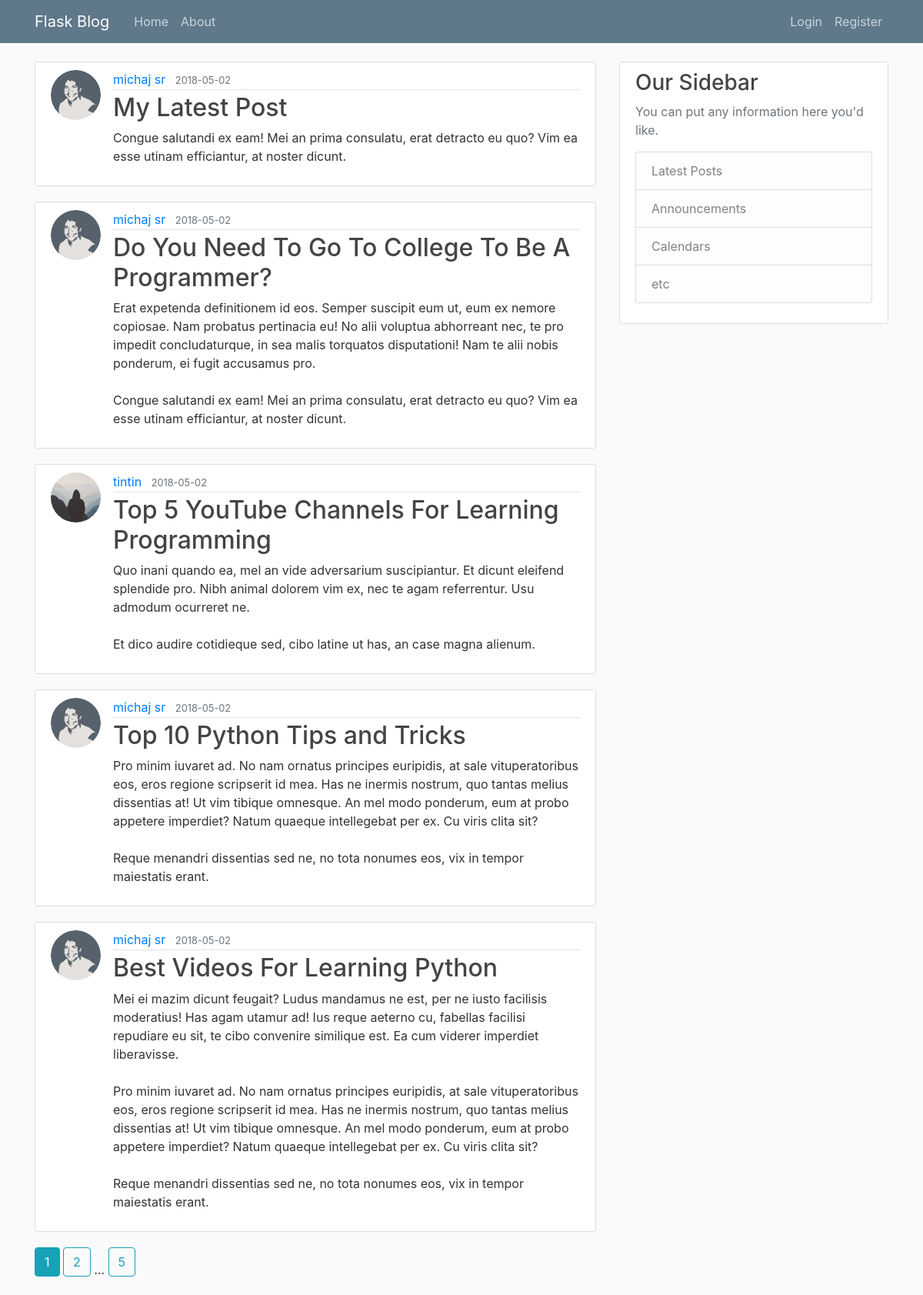
Page /home on the earlier database version.
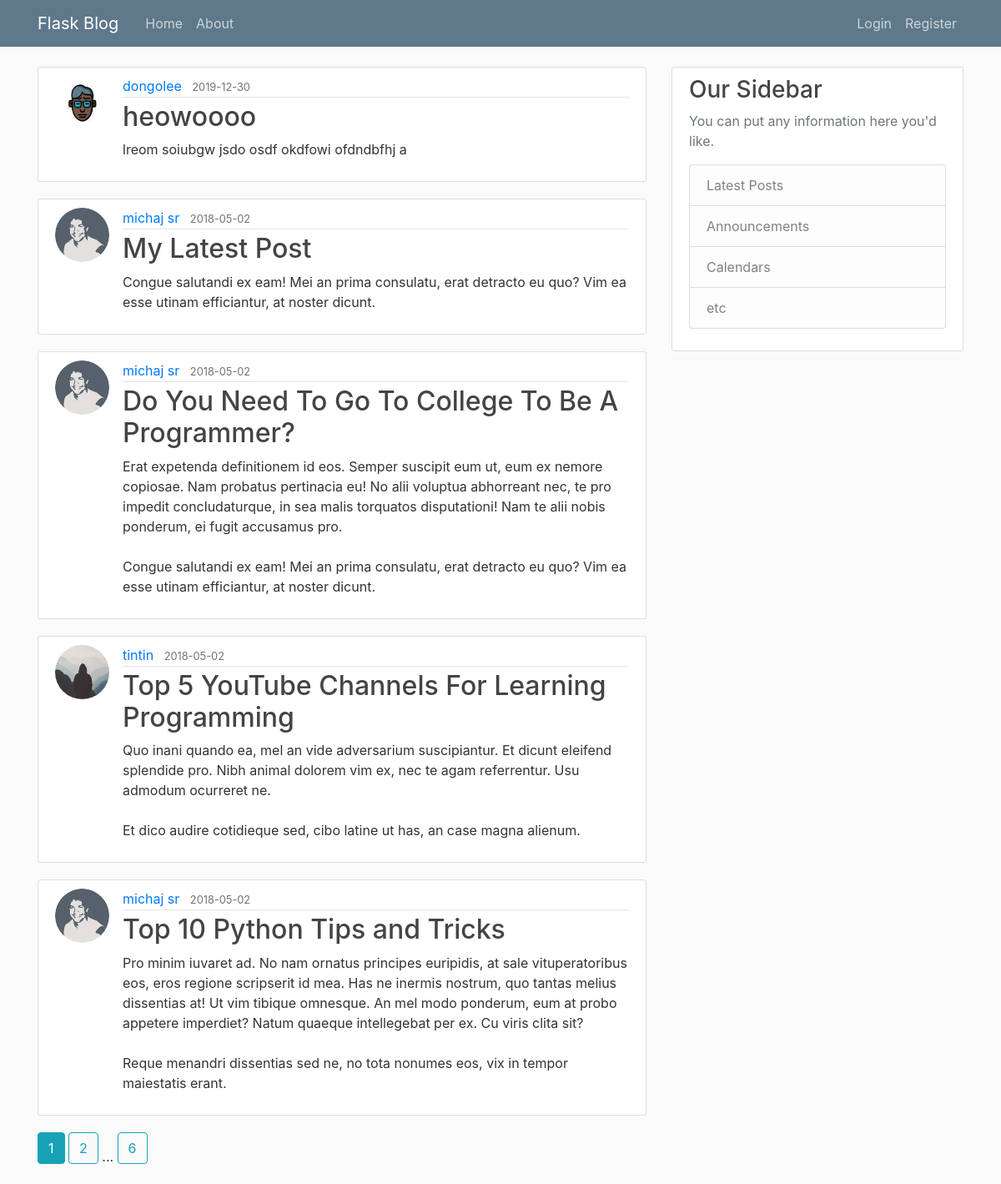
Same page on the later database version.
### flaskblog/models.py (models this page shows, shortened)
class Post(db.Model):
    id = db.Column(db.Integer, primary_key=True)
    title = db.Column(db.String(100), nullable=False)
    date_posted = db.Column(db.DateTime, nullable=False, default=datetime.utcnow)
    content = db.Column(db.Text, nullable=False)
    user_id = db.Column(db.Integer, db.ForeignKey('user.id'), nullable=False)

class User(db.Model, UserMixin):
    id = db.Column(db.Integer, primary_key=True)
    username = db.Column(db.String(20), unique=True, nullable=False)
    email = db.Column(db.String(120), unique=True, nullable=False)
    image_file = db.Column(db.String(20), nullable=False, default='default.jpg')
    password = db.Column(db.String(60), nullable=False)
    posts = db.relationship('Post', backref='author', lazy=True)

### flaskblog/main/routes.py (the view)
@main.route("/")
@main.route("/home")
def home():
    page = request.args.get('page', 1, type=int)
    posts = Post.query.order_by(Post.date_posted.desc()).paginate(page=page, per_page=5)
    return render_template('home.html', posts=posts)

### flaskblog/templates/home.html
{% extends "layout.html" %}
{% block content %}
    {% for post in posts.items %}
        <article class="media content-section">
          <img class="rounded-circle article-img" src="{{ url_for('static', filename='profile_pics/' + post.author.image_file) }}">
          <div class="media-body">
            <div class="article-metadata">
              <a class="mr-2" href="{{ url_for('users.user_posts', username=post.author.username) }}">{{ post.author.username }}</a>
              <small class="text-muted">{{ post.date_posted.strftime('%Y-%m-%d') }}</small>
            </div>
            <h2><a class="article-title" href="{{ url_for('posts.post', post_id=post.id) }}">{{ post.title }}</a></h2>
            <p class="article-content">{{ post.content }}</p>
          </div>
        </article>
    {% endfor %}
    {% for page_num in posts.iter_pages(left_edge=1, right_edge=1, left_current=1, right_current=2) %}
      {% if page_num %}
        {% if posts.page == page_num %}
          <a class="btn btn-info mb-4" href="{{ url_for('main.home', page=page_num) }}">{{ page_num }}</a>
        {% else %}
          <a class="btn btn-outline-info mb-4" href="{{ url_for('main.home', page=page_num) }}">{{ page_num }}</a>
        {% endif %}
      {% else %}
        ...
      {% endif %}
    {% endfor %}
{% endblock content %}

### flaskblog/templates/layout.html (shortened to what this page needs)
<!DOCTYPE html>
<html>
<head>
    <link rel="stylesheet" href="https://maxcdn.bootstrapcdn.com/bootstrap/4.0.0/css/bootstrap.min.css">
    <link rel="stylesheet" type="text/css" href="{{ url_for('static', filename='main.css') }}">
</head>
<body>
    <header class="site-header">
      <nav class="navbar navbar-expand-md navbar-dark bg-steel fixed-top">
        <div class="container">
          <a class="navbar-brand mr-4" href="/">Flask Blog</a>
          <div class="collapse navbar-collapse" id="navbarToggle">
            <div class="navbar-nav mr-auto">
              <a class="nav-item nav-link" href="{{ url_for('main.home') }}">Home</a>
              <a class="nav-item nav-link" href="{{ url_for('main.about') }}">About</a>
            </div>
            <div class="navbar-nav">
              {% if current_user.is_authenticated %}
                <a class="nav-item nav-link" href="{{ url_for('posts.new_post') }}">New Post</a>
                <a class="nav-item nav-link" href="{{ url_for('users.account') }}">Account</a>
                <a class="nav-item nav-link" href="{{ url_for('users.logout') }}">Logout</a>
              {% else %}
                <a class="nav-item nav-link" href="{{ url_for('users.login') }}">Login</a>
                <a class="nav-item nav-link" href="{{ url_for('users.register') }}">Register</a>
              {% endif %}
            </div>
          </div>
        </div>
      </nav>
    </header>
    <main role="main" class="container">
      <div class="row">
        <div class="col-md-8">
          {% block content %}{% endblock %}
        </div>
        <div class="col-md-4">
          <div class="content-section">
            <h3>Our Sidebar</h3>
            <p class='text-muted'>You can put any information here you'd like.
              <ul class="list-group">
                <li class="list-group-item list-group-item-light">Latest Posts</li>
                <li class="list-group-item list-group-item-light">Announcements</li>
                <li class="list-group-item list-group-item-light">Calendars</li>
                <li class="list-group-item list-group-item-light">etc</li>
              </ul>
            </p>
          </div>
        </div>
      </div>
    </main>
</body>
</html>

### flaskblog/static/main.css (style rules this page uses)
body { background: #fafafa; color: #333333; margin-top: 5rem; }
h1, h2, h3, h4, h5, h6 { color: #444444; }
.bg-steel { background-color: #5f788a; }
.site-header .navbar-nav .nav-link { color: #cbd5db; }
.content-section { background: #ffffff; padding: 10px 20px; border: 1px solid #dddddd; border-radius: 3px; margin-bottom: 20px; }
.article-title { color: #444444; }
.article-content { white-space: pre-line; }
.article-img { height: 65px; width: 65px; margin-right: 16px; }
.article-metadata { padding-bottom: 1px; margin-bottom: 4px; border-bottom: 1px solid #e3e3e3 }

Differences in the rows shown:
no longer on this page (row unchanged): Post: image_file (picture), author.username "michaj sr", date_posted "2018-05-02", title "Best Videos For Learning Python", content "Mei ei mazim dicunt feugait? Ludus mandamus ne est, per ne iusto facilisis moderatius! Has agam utamur ad! Ius reque aeterno cu, fabellas facilisi repudiare eu sit, te cibo convenire similique est. Ea cum viderer imperdiet liberavisse. Pro minim iuvaret ad. No nam ornatus principes euripidis, at sale vituperatoribus eos, eros regione scripserit id mea. Has ne inermis nostrum, quo tantas melius dissentias at! Ut vim tibique omnesque. An mel modo ponderum, eum at probo appetere imperdiet? Natum quaeque intellegebat per ex. Cu viris clita sit? Reque menandri dissentias sed ne, no tota nonumes eos, vix in tempor maiestatis erant."
added Post: image_file (picture), author.username "dongolee", date_posted "2019-12-30", title "heowoooo", content "lreom soiubgw jsdo osdf okdfowi ofdndbfhj a"
Other differences:
new list line: "6"
list line gone: "5"
